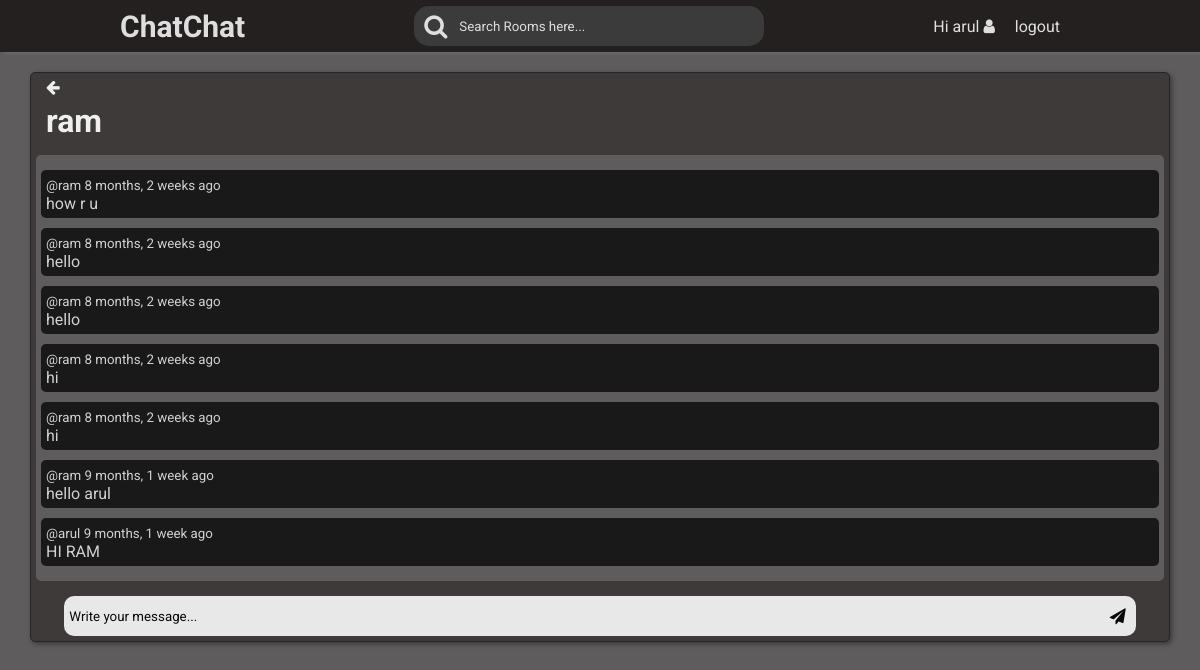
/chat/1/2/ram (signed in), run on the app's committed database.
### chat/models.py (models this page shows, shortened)
class Personalchat(models.Model):
    sender=models.ForeignKey(User,on_delete=models.SET_NULL,null=True,related_name='sender')
    receiver=models.ForeignKey(User,on_delete=models.SET_NULL,null=True,related_name='receiver')
    body=models.TextField()
    created=models.DateTimeField(auto_now_add=True)
    class Meta:
        ordering=['-created']

### chat/views.py (the view, shortened to what this page needs)
# urls.py: path('chat/<str:pk1>/<str:pk2>/<str:room_name>',views.PersonalChatRoom,name='personal-chat'),
@login_required(login_url='login-page')
def PersonalChatRoom(request,pk1,pk2,room_name):
    chats=Personalchat.objects.filter(Q(sender=int(pk1),receiver=int(pk2))|Q(sender=int(pk2),receiver=int(pk1)))
    if request.user.id == int(pk1):
        person= User.objects.get(id=int(pk2))
    else:
        person=User.objects.get(id=int(pk1))
    context={"chats":chats,"person":person,}
    return render(request,'chat/person-chat.html',context)

### chat/templates/chat/person-chat.html (shortened to what this page needs)
{% extends 'main.html' %}
{% block content %}
<div class="room-box">
    <a href="{% url 'home' %}"> <i class="fa fa-arrow-left back-arrow" aria-hidden="true"></i></a>
    <h1 class="room-heading">{{person.username}}</h1>
    <div class="message-container">
    {% for chat in chats %}
    <div class="message-box">
    <small>@{{chat.sender.username}} <span>{{chat.created|timesince}} ago</span></small>
    <p>{{chat.body}}</p>
    </div>
    {% endfor %}
    </div>
    <div class="message-write">
        {% if user.is_authenticated %}
        <div class="message-bar">
        <form action="" method="post">
            <input type="text" name="body" class="msg-box" placeholder="Write your message...">
        </form>
        <i class="fa fa-paper-plane send-icon" aria-hidden="true"></i>
        </div>
        {% endif %}
    </div>
</div>
{% endblock %}

### templates/nav.html
<nav>
<div class="navbar">
    <a href="/" class="logo">ChatChat</a>
    <div class="search-bar">
        <i class="fa fa-search search-icon" aria-hidden="true" style="color: #fff;"></i>
        <form action="" method="get">
            <input type="text" name="q" placeholder="Search Rooms here...">
        </form>
    </div>
    {% if user.is_authenticated %}
    <a href="{% url 'profile' request.user.id %}"><p >Hi <span id="nav-user">{{request.user}} </span><i class="fa fa-user" aria-hidden="true"></i> </p></a>
    <a href="{% url 'logout' %}" class="nav-menu">logout</a>
    {% else %}
    <a href="{% url 'login-page' %}" class="nav-menu">login</a>
    {% endif %}
</div>
</nav>

### static/style.css (style rules this page uses)
* { margin: 0; padding: 0; box-sizing: border-box; font-family: 'Roboto', sans-serif; }
body { background-color: rgb(94, 92, 92); color: #fff ; }
a { text-decoration: none; color: #fff; }
nav { background-color: rgb(22, 18, 18); box-shadow: 5px 0 5px rgb(129, 128, 128); opacity: 0.8; }
.navbar { width: 80%; height: 52px; margin: auto; display: flex; justify-content: space-between; align-items: center; }
.nav-menu { padding: 10px; margin: auto 10px; }
.logo { font-weight: bold; font-size: 30px; color: #fff }
a.logo { text-decoration: none; }
.search-bar { background-color:#333; width: 350px; height: 40px; margin: auto; display: flex; justify-content: space-between; align-items: center; border-radius: 15px; }
.search-bar input[type=text] { width: 300px; height: 30px; margin: auto 5px; padding:auto; color: #fff; border: none; border-radius: 5px; background-color: #333; }
.search-bar input[type=text]::placeholder { color: #fff; }
.search-icon { font-size: 25px; color: #000; margin-left: 10px; }
.room-box { width: 95%; background-color: rgb(59, 55, 55); margin: 20px auto; padding: 5px; border-radius: 5px; border: rgb(34, 33, 33) solid 1px; box-shadow: 2px 2px 5px rgb(54, 54, 54); opacity: 0.9; }
.room-heading { font-weight: bold; margin: 5px 10px; }
.message-container { max-height: 600px ; width: 100%; background-color: rgb(94, 92, 92); border-radius: 5px; margin: 15px auto; padding: 5px; overflow-y: scroll; overflow-x: hidden; }
.message-box { max-height: 90px; background-color: #000; opacity: 0.8; border-radius: 5px; margin: 10px auto; padding: 5px; overflow-y: scroll; }
.message-bar { background-color: rgb(248, 248, 248); width: 95%; height: 40px; margin: auto; display: flex; justify-content: space-between; align-items: center; border-radius: 10px; }
.message-bar form { width: 90%; }
.message-bar input[type=text] { width: 100%; height: 30px; margin: auto 5px; padding:auto; color: #000; border: none; border-radius: 5px; background-color: rgb(248, 248, 248); overflow:auto; }
::placeholder { color: #000; }
.send-icon { font-size: 16px; color: #000; margin-right: 10px; }
.back-arrow { margin-left: 10px; }

### data on the page
Personalchat: sender.username "ram", created "8 months, 2 weeks", body "how r u"
Personalchat: sender.username "ram", created "8 months, 2 weeks", body "hello"
Personalchat: sender.username "ram", created "8 months, 2 weeks", body "hello"
Personalchat: sender.username "ram", created "8 months, 2 weeks", body "hi"
Personalchat: sender.username "ram", created "8 months, 2 weeks", body "hi"
Personalchat: sender.username "ram", created "9 months, 1 week", body "hello arul"
Personalchat: sender.username "arul", created "9 months, 1 week", body "HI RAM"

### other printed values
{{ request.user }} "arul"
{{ person.username }} "ram"
